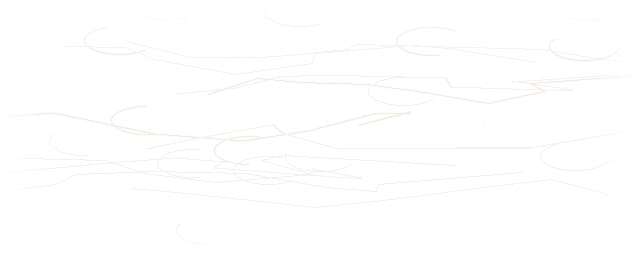
#> input picture assets/maps/v032_atlas/qingqiu/decals/decal_qingqiu_gold_mural_lines_01.webp, 640 x 256 px
$ python -i build_v032_qingqiu_tiles.py   (imports and definitions only)
#> lines starting #> are read from the running program, lines starting #| are printed output that depends on the picture
#> further down, picture is the input picture: PIL image 640x256 RGBA; mean R, G, B, A 107.8, 102.3, 94.1, 1.3
from pathlib import Path
import json
import math
import random

from PIL import Image, ImageChops, ImageDraw, ImageEnhance, ImageFilter


ROOT = Path(__file__).resolve().parents[1]
SRC = ROOT / "assets" / "concepts" / "v032-map-atlas" / "qingqiu-3x3-stitch-preview.png"
OUT = ROOT / "assets" / "maps" / "v032_atlas" / "qingqiu"
TILE_SIZE = 512
EDGE_BLEND = 82


def ensure_dir(path: Path) -> None:
    path.mkdir(parents=True, exist_ok=True)


def save_webp(img: Image.Image, path: Path, quality=84) -> None:
    ensure_dir(path.parent)
    img.save(path, "WEBP", quality=quality, method=6)


# [7 lines left out: function wrapped_crop, not called in this run]


def horizontal_edge_mask(width: int, height: int, flip=False) -> Image.Image:
    mask = Image.new("L", (width, height), 0)
    px = mask.load()
    for y in range(height):
        for x in range(width):
            t = x / max(1, width - 1)
            if not flip:
                value = int(255 * (1 - t))
            else:
                value = int(255 * t)
            px[x, y] = value
    return mask.filter(ImageFilter.GaussianBlur(4))


def vertical_edge_mask(width: int, height: int, flip=False) -> Image.Image:
    mask = Image.new("L", (width, height), 0)
    px = mask.load()
    for y in range(height):
        t = y / max(1, height - 1)
        value = int(255 * (1 - t)) if not flip else int(255 * t)
        for x in range(width):
            px[x, y] = value
    return mask.filter(ImageFilter.GaussianBlur(4))


def make_tileable(img: Image.Image) -> Image.Image:
    img = img.convert("RGBA")
    w, h = img.size
#> w = 640; h = 256

    # Blend opposite sides into the border strips so repeated tiles share compatible edges.
    left = img.crop((0, 0, EDGE_BLEND, h))
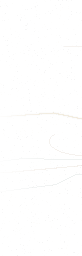
#> left: PIL image 82x256 RGBA; mean R, G, B, A 109.8, 105.9, 99.3, 0.6; transparent parts drawn white
    right = img.crop((w - EDGE_BLEND, 0, w, h)).transpose(Image.Transpose.FLIP_LEFT_RIGHT)
    avg_lr = Image.blend(left, right, 0.5).filter(ImageFilter.GaussianBlur(1.4))
    img.paste(avg_lr, (0, 0), horizontal_edge_mask(EDGE_BLEND, h))
#> in horizontal_edge_mask, `mask = Image.new("L", (width, height), 0)`: mask: PIL image 82x256 L; every value is 0
#> in horizontal_edge_mask, `return mask.filter(ImageFilter.GaussianBlur(4))`:
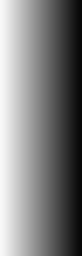
#> returned value: PIL image 82x256 L; min 7, max 248, mean 127
    img.paste(avg_lr.transpose(Image.Transpose.FLIP_LEFT_RIGHT), (w - EDGE_BLEND, 0), horizontal_edge_mask(EDGE_BLEND, h, flip=True))
#> call 2 of horizontal_edge_mask, with width = 82, height = 256, flip = True
#> in horizontal_edge_mask (call 2), `return mask.filter(ImageFilter.GaussianBlur(4))`:
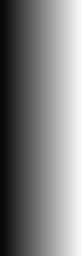
#> returned value: PIL image 82x256 L; min 7, max 248, mean 127

    top = img.crop((0, 0, w, EDGE_BLEND))
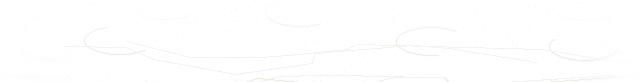
#> top: PIL image 640x82 RGBA; mean R, G, B, A 108.4, 101.4, 92.6, 1.2; transparent parts drawn white
    bottom = img.crop((0, h - EDGE_BLEND, w, h)).transpose(Image.Transpose.FLIP_TOP_BOTTOM)
    avg_tb = Image.blend(top, bottom, 0.5).filter(ImageFilter.GaussianBlur(1.4))
    img.paste(avg_tb, (0, 0), vertical_edge_mask(w, EDGE_BLEND))
#> in vertical_edge_mask, `mask = Image.new("L", (width, height), 0)`: mask: PIL image 640x82 L; every value is 0
#> in vertical_edge_mask, `return mask.filter(ImageFilter.GaussianBlur(4))`:
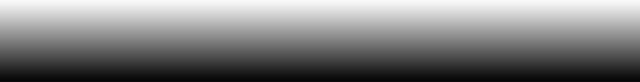
#> returned value: PIL image 640x82 L; min 7, max 248, mean 127
    img.paste(avg_tb.transpose(Image.Transpose.FLIP_TOP_BOTTOM), (0, h - EDGE_BLEND), vertical_edge_mask(w, EDGE_BLEND, flip=True))
#> call 2 of vertical_edge_mask, with width = 640, height = 82, flip = True
#> in vertical_edge_mask (call 2), `return mask.filter(ImageFilter.GaussianBlur(4))`:
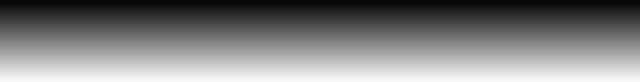
#> returned value: PIL image 640x82 L; min 7, max 248, mean 127

    # Offset preview seam to center and soften it lightly without destroying painted detail.
    shifted = ImageChops.offset(img, w // 2, h // 2)
    seam = Image.new("L", (w, h), 0)
#> seam: PIL image 640x256 L; every value is 0
    draw = ImageDraw.Draw(seam)
    draw.rectangle((w // 2 - 18, 0, w // 2 + 18, h), fill=128)
    draw.rectangle((0, h // 2 - 18, w, h // 2 + 18), fill=128)
    seam = seam.filter(ImageFilter.GaussianBlur(18))
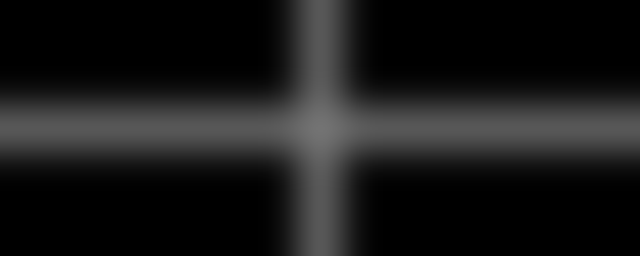
#> seam: PIL image 640x256 L; min 0, max 115, mean 24.8
    softened = shifted.filter(ImageFilter.GaussianBlur(1.1))
    shifted = Image.composite(softened, shifted, seam)
    img = ImageChops.offset(shifted, -w // 2, -h // 2)

    # Exact one-pixel edge copy prevents hairline seams in canvas drawImage.
    px = img.load()
    for y in range(h):
        lr = tuple(round((px[0, y][i] + px[w - 1, y][i]) / 2) for i in range(4))
        px[0, y] = lr
        px[w - 1, y] = lr
#> this loop made 256 passes
#> lr on passes 1 to 3: (154, 144, 124, 0), (152, 144, 126, 0), (150, 142, 130, 0)
    for x in range(w):
        tb = tuple(round((px[x, 0][i] + px[x, h - 1][i]) / 2) for i in range(4))
        px[x, 0] = tb
        px[x, h - 1] = tb
#> this loop made 640 passes
#> tb on passes 1 to 3: (154, 145, 125, 0), (154, 145, 126, 0), (151, 143, 127, 0)

    return img


# [77 lines left out: functions grade_tile, build_preview, main, not called in this run]


# [2 lines not run here, left out]

>>> from PIL import Image
>>> picture = Image.open('../assets/maps/v032_atlas/qingqiu/decals/decal_qingqiu_gold_mural_lines_01.webp')
>>> result = make_tileable(picture)

$ run again, on assets/maps/v032_atlas/qingqiu/events/event_marker_under_done.webp
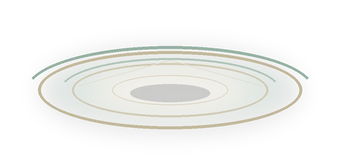
#> input picture assets/maps/v032_atlas/qingqiu/events/event_marker_under_done.webp, 340 x 156 px
#> picture is the input picture: PIL image 340x156 RGBA; mean R, G, B, A 33.1, 38.1, 26.9, 20
#> in make_tileable, `shifted = ImageChops.offset(img, w // 2, h // 2)`:
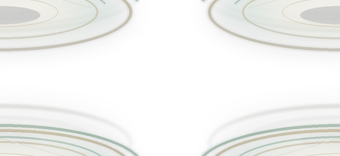
#> shifted: PIL image 340x156 RGBA; mean R, G, B, A 33.1, 38, 26.8, 19.9; transparent parts drawn white
#> in make_tileable, `seam = seam.filter(ImageFilter.GaussianBlur(18))`:
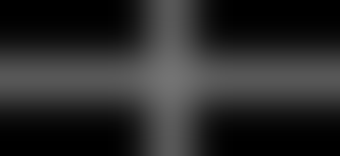
#> seam: PIL image 340x156 L; min 0, max 115, mean 41
